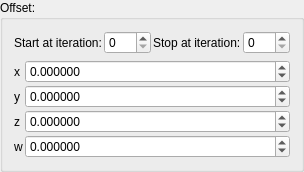
    <widget class="QGroupBox" name="groupBox">
     <property name="title">
      <string>Offset:</string>
     </property>
     <layout class="QVBoxLayout" name="verticalLayout_3">
      <item>
       <layout class="QGridLayout" name="gridLayout_75">
        <property name="spacing">
         <number>2</number>
        </property>
        <item row="0" column="0">
         <widget class="QLabel" name="label_263">
          <property name="text">
           <string>Start at iteration:</string>
          </property>
         </widget>
        </item>
        <item row="0" column="1">
         <widget class="MySpinBox" name="spinboxInt_transf_start_iterations_C">
          <property name="sizePolicy">
           <sizepolicy hsizetype="Minimum" vsizetype="Maximum">
            <horstretch>0</horstretch>
            <verstretch>0</verstretch>
           </sizepolicy>
          </property>
          <property name="maximum">
           <number>999</number>
          </property>
         </widget>
        </item>
        <item row="0" column="3">
         <widget class="MySpinBox" name="spinboxInt_transf_stop_iterations_C">
          <property name="sizePolicy">
           <sizepolicy hsizetype="Minimum" vsizetype="Maximum">
            <horstretch>0</horstretch>
            <verstretch>0</verstretch>
           </sizepolicy>
          </property>
          <property name="maximum">
           <number>999</number>
          </property>
         </widget>
        </item>
        <item row="0" column="2">
         <widget class="QLabel" name="label_264">
          <property name="text">
           <string>Stop at iteration:</string>
          </property>
         </widget>
        </item>
       </layout>
      </item>
      <item>
       <layout class="QGridLayout" name="gridLayout_64" columnstretch="0,1">
        <property name="spacing">
         <number>2</number>
        </property>
        <item row="1" column="0">
         <widget class="QLabel" name="label_116">
          <property name="text">
           <string notr="true">y</string>
          </property>
         </widget>
        </item>
        <item row="2" column="1">
         <widget class="MyDoubleSpinBox" name="spinbox4_transf_offset_1111_z">
          <property name="sizePolicy">
           <sizepolicy hsizetype="Minimum" vsizetype="Maximum">
            <horstretch>0</horstretch>
            <verstretch>0</verstretch>
           </sizepolicy>
          </property>
          <property name="prefix">
           <string/>
          </property>
          <property name="suffix">
           <string/>
          </property>
          <property name="decimals">
           <number>6</number>
          </property>
          <property name="minimum">
           <double>-99.989999999999995</double>
          </property>
          <property name="maximum">
           <double>99.989999999999995</double>
          </property>
          <property name="singleStep">
           <double>0.100000000000000</double>
          </property>
         </widget>
        </item>
        <item row="1" column="1">
         <widget class="MyDoubleSpinBox" name="spinbox4_transf_offset_1111_y">
          <property name="sizePolicy">
           <sizepolicy hsizetype="Minimum" vsizetype="Maximum">
            <horstretch>0</horstretch>
            <verstretch>0</verstretch>
           </sizepolicy>
          </property>
          <property name="prefix">
           <string/>
          </property>
          <property name="suffix">
           <string/>
          </property>
          <property name="decimals">
           <number>6</number>
          </property>
          <property name="minimum">
           <double>-99.989999999999995</double>
          </property>
          <property name="maximum">
           <double>99.989999999999995</double>
          </property>
          <property name="singleStep">
           <double>0.100000000000000</double>
          </property>
         </widget>
        </item>
        <item row="0" column="1">
         <widget class="MyDoubleSpinBox" name="spinbox4_transf_offset_1111_x">
          <property name="sizePolicy">
           <sizepolicy hsizetype="Minimum" vsizetype="Maximum">
            <horstretch>0</horstretch>
            <verstretch>0</verstretch>
           </sizepolicy>
          </property>
          <property name="prefix">
           <string/>
          </property>
          <property name="suffix">
           <string/>
          </property>
          <property name="decimals">
           <number>6</number>
          </property>
          <property name="minimum">
           <double>-99.989999999999995</double>
          </property>
          <property name="maximum">
           <double>99.989999999999995</double>
          </property>
          <property name="singleStep">
           <double>0.100000000000000</double>
          </property>
         </widget>
        </item>
        <item row="2" column="0">
         <widget class="QLabel" name="label_119">
          <property name="text">
           <string notr="true">z</string>
          </property>
         </widget>
        </item>
        <item row="0" column="0">
         <widget class="QLabel" name="label_118">
          <property name="text">
           <string notr="true">x</string>
          </property>
         </widget>
        </item>
        <item row="3" column="1">
         <widget class="MyDoubleSpinBox" name="spinbox4_transf_offset_1111_w">
          <property name="sizePolicy">
           <sizepolicy hsizetype="Minimum" vsizetype="Maximum">
            <horstretch>0</horstretch>
            <verstretch>0</verstretch>
           </sizepolicy>
          </property>
          <property name="prefix">
           <string/>
          </property>
          <property name="suffix">
           <string/>
          </property>
          <property name="decimals">
           <number>6</number>
          </property>
          <property name="minimum">
           <double>-99.989999999999995</double>
          </property>
          <property name="maximum">
           <double>99.989999999999995</double>
          </property>
          <property name="singleStep">
           <double>0.100000000000000</double>
          </property>
         </widget>
        </item>
        <item row="3" column="0">
         <widget class="QLabel" name="label_117">
          <property name="text">
           <string notr="true">w</string>
          </property>
         </widget>
        </item>
       </layout>
      </item>
     </layout>
    </widget>
